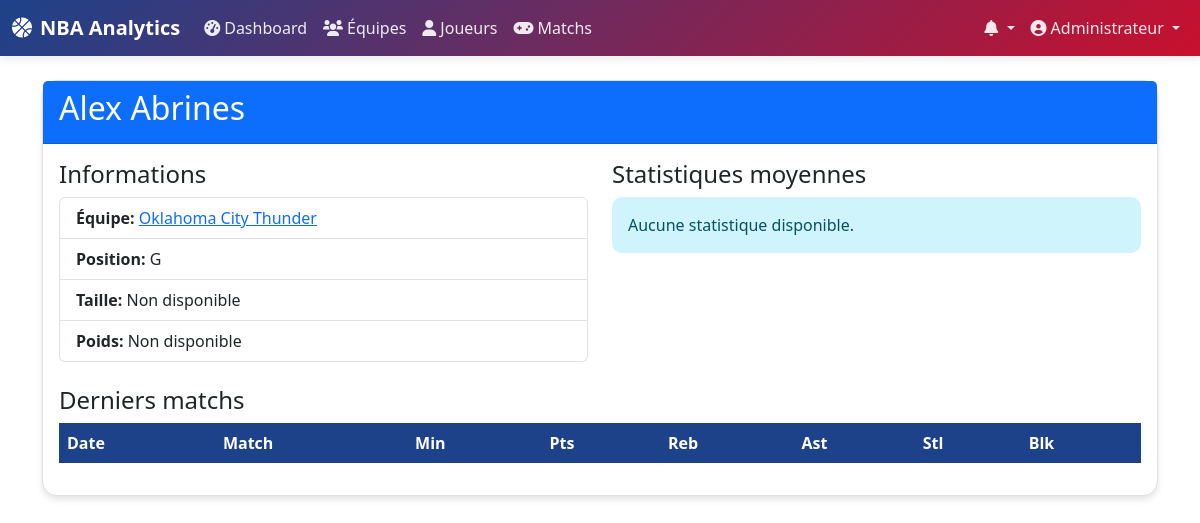
Screenshot of /player/1 (signed in) with the database file from the repository.
### models.py (models this page shows, shortened)
class User(UserMixin, db.Model):
    id = db.Column(db.Integer, primary_key=True)
    email = db.Column(db.String(120), unique=True, nullable=False)
    password_hash = db.Column(db.String(255))
    name = db.Column(db.String(100))
    role = db.Column(db.String(20), default='user')  # user, admin, manager
    created_at = db.Column(db.DateTime, default=datetime.utcnow)
    is_active = db.Column(db.Boolean, default=True)
    managed_teams = db.relationship('Team', secondary='user_team_association', back_populates='managers')
    notifications = db.relationship('Notification', backref='user', lazy=True, cascade='all, delete-orphan')

class Player(db.Model):
    id = db.Column(db.Integer, primary_key=True)
    first_name = db.Column(db.String(50), nullable=False)
    last_name = db.Column(db.String(50), nullable=False)
    position = db.Column(db.String(10))
    height_feet = db.Column(db.Integer)
    height_inches = db.Column(db.Integer)
    weight_pounds = db.Column(db.Integer)
    team_id = db.Column(db.Integer, db.ForeignKey('team.id'), nullable=False)
    created_at = db.Column(db.DateTime, default=datetime.utcnow)
    points_per_game = db.Column(db.Float, default=0.0)
    assists_per_game = db.Column(db.Float, default=0.0)
    rebounds_per_game = db.Column(db.Float, default=0.0)
    minutes_per_game = db.Column(db.Float, default=0.0)
    performances = db.relationship('PlayerPerformance', backref='player', lazy=True, cascade='all, delete-orphan')

class Team(db.Model):
    id = db.Column(db.Integer, primary_key=True)
    name = db.Column(db.String(100), nullable=False)
    city = db.Column(db.String(100), nullable=False)
    conference = db.Column(db.String(50))
    division = db.Column(db.String(50))
    logo_url = db.Column(db.String(255))
    created_at = db.Column(db.DateTime, default=datetime.utcnow)
    players = db.relationship('Player', backref='team', lazy=True, cascade='all, delete-orphan')
    managers = db.relationship('User', secondary='user_team_association', back_populates='managed_teams')

### routes.py (the view)
@app.route('/player/<int:player_id>')
@login_required
def player_detail(player_id):
    player = Player.query.get_or_404(player_id)
    performances = PlayerPerformance.query.filter_by(player_id=player_id).order_by(PlayerPerformance.created_at.desc()).limit(10).all()
    return render_template('player_detail.html', player=player, performances=performances)

### app.py (called while the page is built)
@login_manager.user_loader
def load_user(user_id):
    from models import User
    return User.query.get(int(user_id))

### templates/player_detail.html (shortened to what this page needs)
{% extends "base.html" %}
{% block content %}
<div class="container mt-4">
    {% if player %}
    <div class="card">
        <div class="card-header bg-primary text-white">
            <h2>{{ player.first_name }} {{ player.last_name }}</h2>
        </div>
        <div class="card-body">
            <div class="row">
                <div class="col-md-6">
                    <h4>Informations</h4>
                    <ul class="list-group">
                        <li class="list-group-item"><strong>Équipe:</strong>
                            <a href="{{ url_for('nba_api.team_details', team_id=player.team.id) }}">
                                {{ player.team.name }}
                            </a>
                        </li>
                        <li class="list-group-item"><strong>Position:</strong> {{ player.position }}</li>
                        <li class="list-group-item"><strong>Taille:</strong>
                            {% if player.height_feet %}
                                {{ player.height_feet }}' {{ player.height_inches }}"
                            {% else %}
                                Non disponible
                            {% endif %}
                        </li>
                        <li class="list-group-item"><strong>Poids:</strong>
                            {% if player.weight_pounds %}
                                {{ player.weight_pounds }} lbs
                            {% else %}
                                Non disponible
                            {% endif %}
                        </li>
                    </ul>
                </div>
                <div class="col-md-6">
                    <h4>Statistiques moyennes</h4>
                    {% if stats %}
                    <ul class="list-group">
                        <li class="list-group-item"><strong>Points:</strong> {{ "%.1f"|format(stats.pts) }}</li>
                        <li class="list-group-item"><strong>Rebonds:</strong> {{ "%.1f"|format(stats.reb) }}</li>
                        <li class="list-group-item"><strong>Passes:</strong> {{ "%.1f"|format(stats.ast) }}</li>
                        <li class="list-group-item"><strong>Interceptions:</strong> {{ "%.1f"|format(stats.stl) }}</li>
                        <li class="list-group-item"><strong>Contres:</strong> {{ "%.1f"|format(stats.blk) }}</li>
                    </ul>
                    {% else %}
                    <div class="alert alert-info">
                        Aucune statistique disponible.
                    </div>
                    {% endif %}
                </div>
            </div>
            <div class="mt-4">
                <h4>Derniers matchs</h4>
                <div class="table-responsive">
                    <table class="table table-striped">
                        <thead>
                            <tr>
                                <th>Date</th>
                                <th>Match</th>
                                <th>Min</th>
                                <th>Pts</th>
                                <th>Reb</th>
                                <th>Ast</th>
                                <th>Stl</th>
                                <th>Blk</th>
                            </tr>
                        </thead>
                    </table>
                </div>
            </div>
        </div>
    </div>
    {% else %}
    <div class="alert alert-warning">
        Joueur non trouvé.
    </div>
    {% endif %}
</div>
{% endblock %}

### templates/base.html (shortened to what this page needs)
<!DOCTYPE html>
<html lang="fr">
<head>
    <link href="https://cdn.jsdelivr.net/npm/bootstrap@5.3.0/dist/css/bootstrap.min.css" rel="stylesheet">
    <link href="https://cdnjs.cloudflare.com/ajax/libs/font-awesome/6.0.0/css/all.min.css" rel="stylesheet">
</head>
<body>
    <nav class="navbar navbar-expand-lg navbar-dark">
        <div class="container-fluid">
            <a class="navbar-brand" href="{{ url_for('index') }}">
                <i class="fas fa-basketball-ball me-2"></i>NBA Analytics
            </a>
            <div class="collapse navbar-collapse" id="navbarNav">
                <ul class="navbar-nav me-auto">
                    {% if current_user.is_authenticated %}
                    <li class="nav-item">
                        <a class="nav-link" href="{{ url_for('dashboard') }}">
                            <i class="fas fa-tachometer-alt me-1"></i>Dashboard
                        </a>
                    </li>
                    <li class="nav-item">
                        <a class="nav-link" href="{{ url_for('teams') }}">
                            <i class="fas fa-users me-1"></i>Équipes
                        </a>
                    </li>
                    <li class="nav-item">
                        <a class="nav-link" href="{{ url_for('players') }}">
                            <i class="fas fa-user me-1"></i>Joueurs
                        </a>
                    </li>
                    <li class="nav-item">
                        <a class="nav-link" href="{{ url_for('games') }}">
                            <i class="fas fa-gamepad me-1"></i>Matchs
                        </a>
                    </li>
                    {% endif %}
                </ul>
                <ul class="navbar-nav">
                    {% if current_user.is_authenticated %}
                    <li class="nav-item dropdown">
                        <a class="nav-link dropdown-toggle position-relative" href="#" id="notificationsDropdown" role="button" data-bs-toggle="dropdown">
                            <i class="fas fa-bell"></i>
                        </a>
                    </li>
                    <li class="nav-item dropdown">
                        <a class="nav-link dropdown-toggle" href="#" id="userDropdown" role="button" data-bs-toggle="dropdown">
                            <i class="fas fa-user-circle me-1"></i>{{ current_user.name or current_user.email }}
                        </a>
                    </li>
                    {% endif %}
                </ul>
            </div>
        </div>
    </nav>
    <div class="container-fluid mt-4 fade-in">
        {% block content %}{% endblock %}
    </div>
</body>
</html>

### templates/base.html (style rules this page uses)
:root { --primary-color: #1d428a; --secondary-color: #c8102e; --accent-color: #ffd700; --bg-light: #ffffff; --bg-dark: #1a1a1a; --text-light: #333333; --text-dark: #ffffff; --card-light: #ffffff; --card-dark: #2d2d2d; --border-light: #e0e0e0; --border-dark: #404040; }
@media (prefers-color-scheme: light) { :root { --bg-primary: var(--bg-light); --text-primary: var(--text-light); --card-primary: var(--card-light); --border-primary: var(--border-light); } }
body { background-color: var(--bg-primary); color: var(--text-primary); font-family: 'Segoe UI', Tahoma, Geneva, Verdana, sans-serif; transition: all 0.3s ease; }
.navbar { background: linear-gradient(135deg, var(--primary-color), var(--secondary-color)) !important; box-shadow: 0 2px 10px rgba(0,0,0,0.1); }
.navbar-brand { font-weight: bold; color: white !important; }
.navbar-nav .nav-link { color: rgba(255,255,255,0.9) !important; transition: color 0.3s ease; }
.card { background-color: var(--card-primary); border: 1px solid var(--border-primary); border-radius: 15px; box-shadow: 0 4px 6px rgba(0,0,0,0.1); transition: transform 0.2s ease, box-shadow 0.2s ease; }
.table { color: var(--text-primary); }
.table th { background-color: var(--primary-color); color: white; border: none; }
.alert { border-radius: 10px; border: none; }
.fade-in { animation: fadeIn 0.5s ease-in; }

### rows the page displays
User: name "Administrateur"
Player: first_name "Alex", last_name "Abrines", position "G"
Team: team.name "Oklahoma City Thunder"
